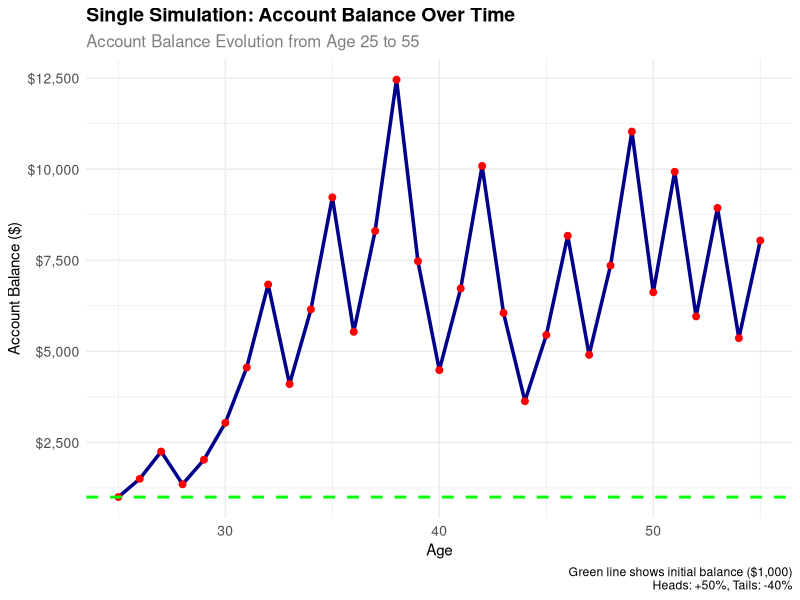
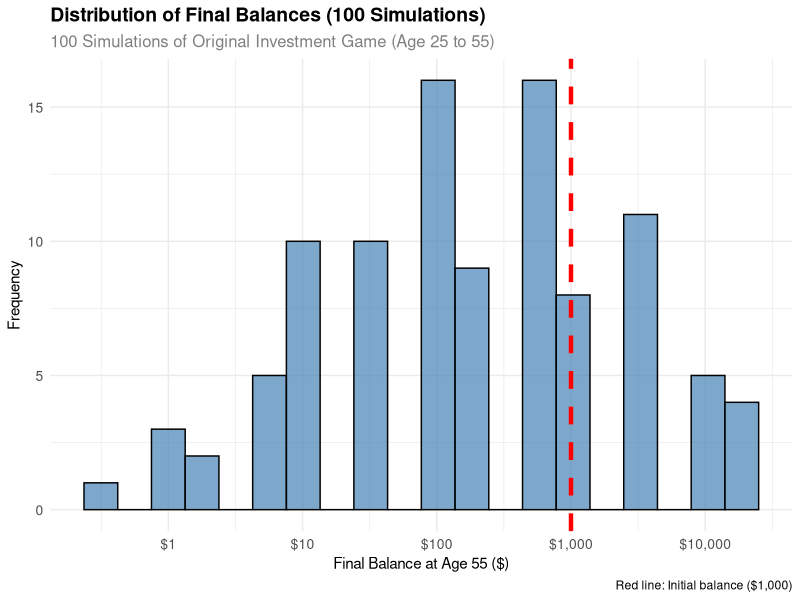
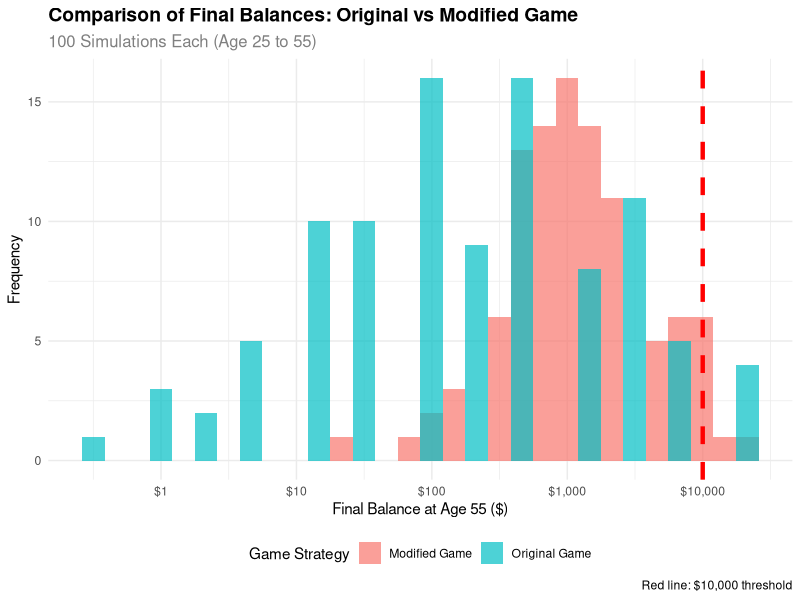

Here is the R script that generated these plots, in order:
## ---- chunk 1
#| label: single-simulation
#| fig-cap: One simulation showing account balance from age 25 to 55
#| echo: false

set.seed(42)
initial_balance <- 1000
n_years <- 30

# Simulate 30 years
balance <- initial_balance
age <- 25
results <- data.frame(age = age, balance = balance)

for (i in 1:n_years) {
  coin_flip <- rbinom(1, 1, 0.5)  # 1 = heads, 0 = tails
  
  if (coin_flip == 1) {
    balance <- balance * 1.5  # +50%
  } else {
    balance <- balance * 0.6  # -40%
  }
  
  age <- age + 1
  results <- rbind(results, data.frame(age = age, balance = balance))
}

# Create ggplot2 plot
library(ggplot2)
ggplot(results, aes(x = age, y = balance)) +
  geom_line(color = "darkblue", linewidth = 1.2) +
  geom_point(color = "red", size = 2) +
  geom_hline(yintercept = initial_balance, color = "green", linetype = "dashed", linewidth = 1) +
  labs(
    title = "Single Simulation: Account Balance Over Time",
    subtitle = "Account Balance Evolution from Age 25 to 55",
    x = "Age",
    y = "Account Balance ($)",
    caption = "Green line shows initial balance ($1,000)\nHeads: +50%, Tails: -40%"
  ) +
  scale_y_continuous(labels = scales::dollar_format()) +
  theme_minimal() +
  theme(
    plot.title = element_text(size = 14, face = "bold"),
    plot.subtitle = element_text(size = 12, color = "gray50"),
    axis.text = element_text(size = 10)
  )

# Show final result
final_balance <- results$balance[nrow(results)]
total_return <- round((final_balance / initial_balance - 1) * 100, 1)

cat("Final Balance at Age 55: $", round(final_balance, 2), "\n")
cat("Total Return: ", total_return, "%\n")
## ---- chunk 2
#| label: multiple-simulations
#| fig-cap: Distribution of final balances from 100 simulations
#| echo: false

set.seed(123)
initial_balance <- 1000
n_years <- 30
n_sims <- 100

# Function to run one complete simulation
simulate_final_balance <- function(initial, years) {
  balance <- initial
  
  for (i in 1:years) {
    coin_flip <- rbinom(1, 1, 0.5)  # 1 = heads, 0 = tails
    
    if (coin_flip == 1) {
      balance <- balance * 1.5  # +50%
    } else {
      balance <- balance * 0.6  # -40%
    }
  }
  
  return(balance)
}

# Run 100 simulations
final_balances <- replicate(n_sims, simulate_final_balance(initial_balance, n_years))

# Create histogram using ggplot2
library(ggplot2)
sim_results <- data.frame(final_balance = final_balances)
ggplot(sim_results, aes(x = final_balance)) +
  geom_histogram(bins = 20, fill = "steelblue", alpha = 0.7, color = "black") +
  geom_vline(xintercept = initial_balance, color = "red", linetype = "dashed", linewidth = 1.5) +
  labs(
    title = "Distribution of Final Balances (100 Simulations)",
    subtitle = "100 Simulations of Original Investment Game (Age 25 to 55)",
    x = "Final Balance at Age 55 ($)",
    y = "Frequency",
    caption = "Red line: Initial balance ($1,000)"
  ) +
  scale_x_continuous(
    labels = scales::dollar_format(),
    trans = "log10",
    breaks = c(1, 10, 100, 1000, 10000, 100000)
  ) +
  theme_minimal() +
  theme(
    plot.title = element_text(size = 14, face = "bold"),
    plot.subtitle = element_text(size = 12, color = "gray50"),
    axis.text = element_text(size = 10)
  )

# Summary statistics
prob_above_1000 <- mean(final_balances > 1000)
mean_balance <- mean(final_balances)
median_balance <- median(final_balances)

cat("Results from 100 simulations:\n")
cat("Mean final balance: $", round(mean_balance, 2), "\n")
cat("Median final balance: $", round(median_balance, 2), "\n")
cat("Probability above $1,000: ", round(prob_above_1000 * 100, 1), "%\n")
## ---- chunk 3
#| label: modified-game-comparison
#| fig-cap: Comparison of original vs modified game strategies
#| echo: false

set.seed(456)
initial_balance <- 1000
n_years <- 30
n_sims <- 100

# Function for modified game
simulate_modified_game <- function(initial, years) {
  balance <- initial
  
  for (i in 1:years) {
    coin_flip <- rbinom(1, 1, 0.5)  # 1 = heads, 0 = tails
    
    if (coin_flip == 1) {
      balance <- balance * 1.25  # +25%
    } else {
      balance <- balance * 0.80  # -20%
    }
  }
  
  return(balance)
}

# Run 100 simulations for modified game
modified_final_balances <- replicate(n_sims, simulate_modified_game(initial_balance, n_years))

# Create comparison data frame
comparison_data <- data.frame(
  Game_Type = c(rep("Original Game", n_sims), rep("Modified Game", n_sims)),
  Final_Balance = c(final_balances, modified_final_balances)
)

# Create comparison histogram using ggplot2
library(ggplot2)
ggplot(comparison_data, aes(x = Final_Balance, fill = Game_Type)) +
  geom_histogram(alpha = 0.7, bins = 30, position = "identity") +
  geom_vline(xintercept = 10000, color = "red", linetype = "dashed", linewidth = 1.5) +
  scale_x_continuous(
    labels = scales::dollar_format(),
    trans = "log10",
    breaks = c(1, 10, 100, 1000, 10000, 100000)
  ) +
  labs(
    title = "Comparison of Final Balances: Original vs Modified Game",
    subtitle = "100 Simulations Each (Age 25 to 55)",
    x = "Final Balance at Age 55 ($)",
    y = "Frequency",
    caption = "Red line: $10,000 threshold"
  ) +
  theme_minimal() +
  theme(
    plot.title = element_text(size = 14, face = "bold"),
    plot.subtitle = element_text(size = 12, color = "gray50"),
    legend.position = "bottom"
  ) +
  guides(fill = guide_legend(title = "Game Strategy"))

# Calculate probabilities
prob_original_above_10000 <- mean(final_balances > 10000)
prob_modified_above_10000 <- mean(modified_final_balances > 10000)

# Show comparison
cat("Strategy Comparison Results:\n")
cat("Original Game - Probability above $10,000: ", round(prob_original_above_10000 * 100, 1), "%\n")
cat("Modified Game - Probability above $10,000: ", round(prob_modified_above_10000 * 100, 1), "%\n")
cat("Original Game - Mean final balance: $", round(mean(final_balances), 2), "\n")
cat("Modified Game - Mean final balance: $", round(mean(modified_final_balances), 2), "\n")
